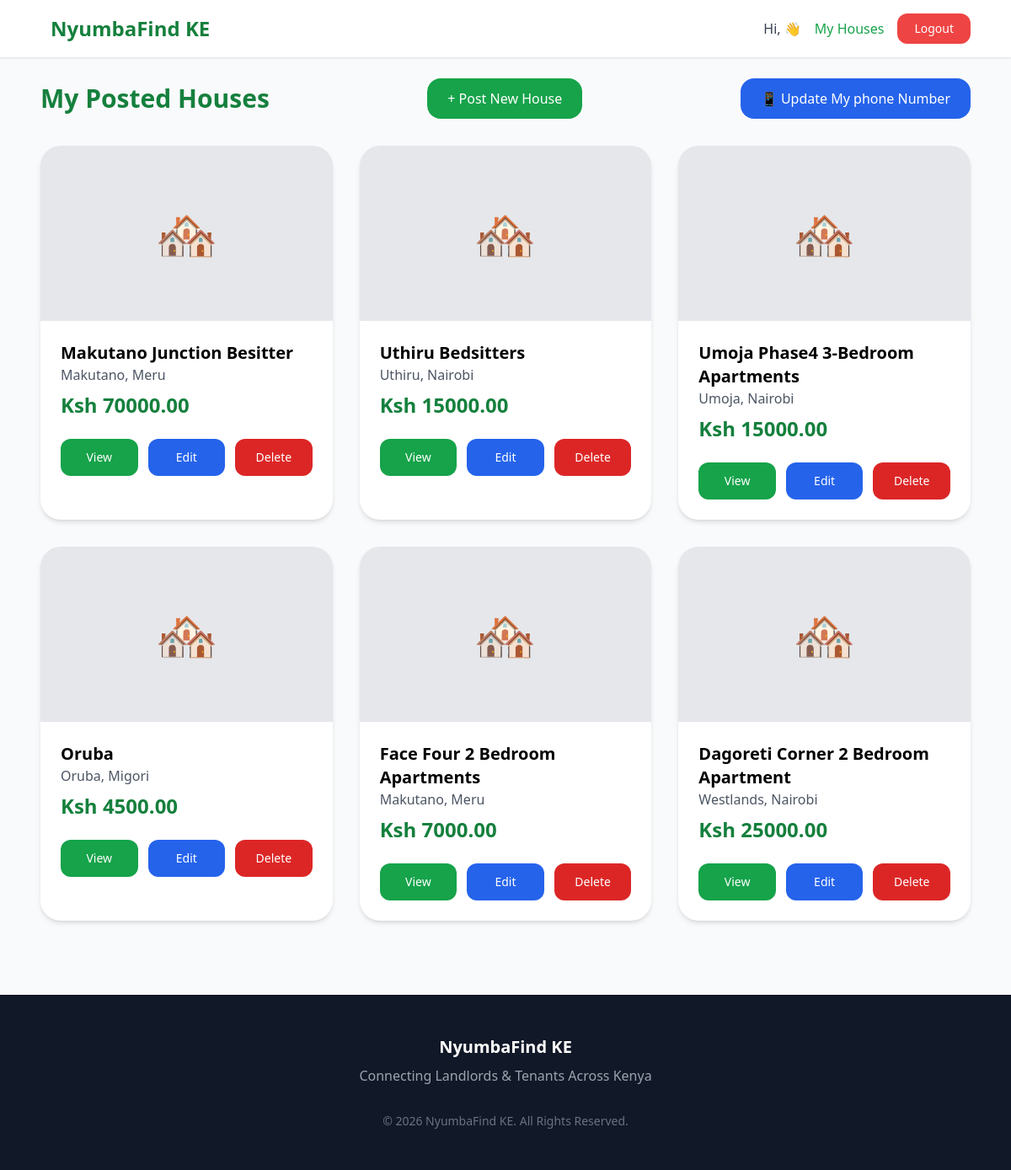
The app's page /my-properties/ (signed in), older data.
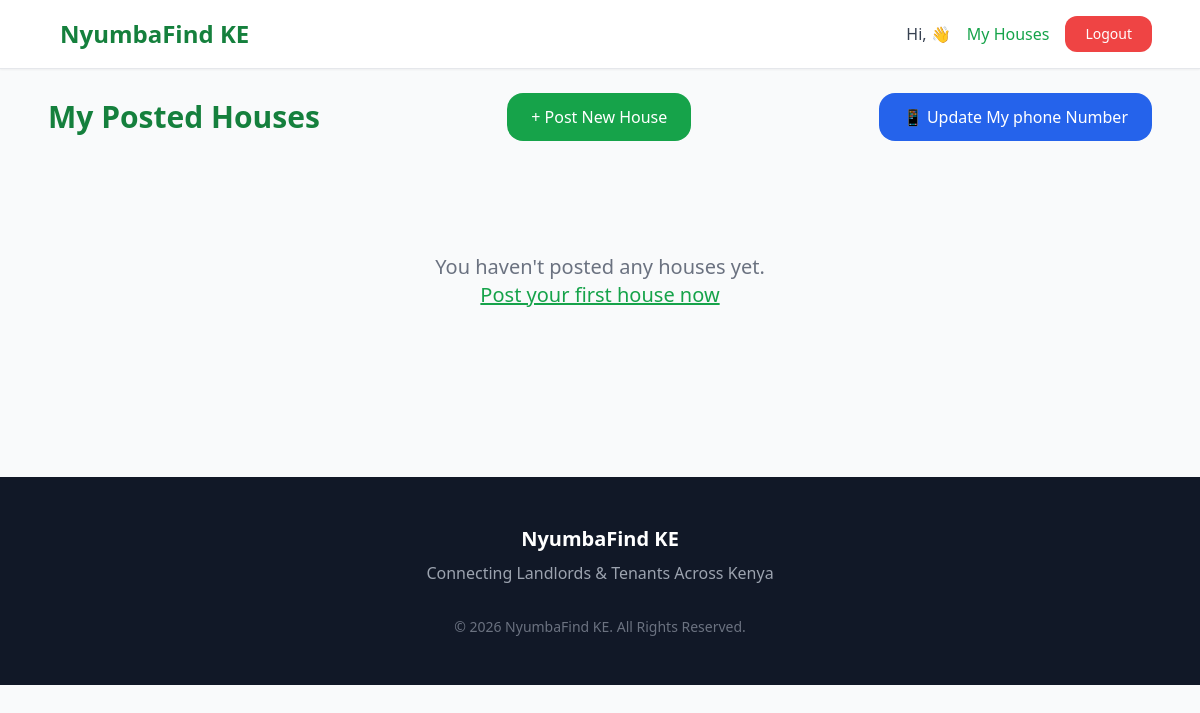
The same page, newer data.
### properties/models.py (models this page shows, shortened)
class Property(models.Model):
    title = models.CharField(max_length=200, verbose_name="Tittle")
    description = models.TextField(verbose_name="Description")
    county = models.CharField(max_length=100, verbose_name="County")
    town = models.CharField(max_length=100, verbose_name="Town")
    location = models.CharField(max_length=300, verbose_name="Exact location")
    bedrooms = models.IntegerField(verbose_name="Bedrooms")
    bathrooms = models.IntegerField(verbose_name="Bathrooms")
    price = models.DecimalField(max_digits=10, decimal_places=2, verbose_name="Rent per Month (Ksh)")
    is_available = models.BooleanField(default=True, verbose_name="Available?")
    landlord = models.ForeignKey(User, on_delete=models.CASCADE, related_name='properties')
    image = models.ImageField(upload_to='properties/', blank=True, null=True, verbose_name="House Photo")
    created_at = models.DateTimeField(auto_now_add=True)
    updated_at = models.DateTimeField(auto_now=True)
    class Meta:
        verbose_name = "Property"
        verbose_name_plural = "Properties"

### properties/views.py (the view)
# urls.py: path('my-properties/', views.my_properties, name='my_properties'),
@login_required(login_url='/login/')
def my_properties(request):
    properties = Property.objects.filter(landlord=request.user).order_by('-created_at')
    return render(request, 'my_properties.html', {'properties': properties})

### properties/templates/my_properties.html (shortened to what this page needs)
<div class="bg-white shadow-sm sticky top-0 z-50 border-b">
    <div class="max-w-6xl mx-auto px-6 py-4 flex justify-between items-center">
        <div class="flex items-center gap-3">
            <h1 class="text-2xl font-bold text-green-700">NyumbaFind KE</h1>
        </div>
        <div class="flex items-center gap-4">
            {% if user.is_authenticated %}
                <span class="text-gray-700">Hi, {{ user.name }} 👋</span>
                <a href="/my-properties/" class="text-green-600 hover:underline">My Houses</a>
                <a href="/logout/" class="bg-red-500 hover:bg-red-600 text-white px-5 py-2 rounded-xl text-sm font-medium">
                    Logout
                </a>
            {% else %}
                 <a href="/login/" class="text-green-600 hover:underline">Login</a>
                 <a href="/register/" class="bg-green-600 hover:bg-green-700 text-white px-5 py-2 rounded-xl text-sm font-medium">
                     Register
                 </a>
            {% endif %}
        </div>
    </div>
</div>
<!DOCTYPE html>
<html lang="sw">
<head>
    <script src="https://cdn.tailwindcss.com"></script>
</head>
<body class="bg-gray-50">
    <div class="max-w-6xl mx-auto p-6">
        <div class="flex justify-between items-center mb-8">
            <h1 class="text-3xl font-bold text-green-700">My Posted Houses</h1>
            <a href="/post-property/"
               class="bg-green-600 hover:bg-green-700 text-white px-6 py-3 rounded-2xl font-medium">
                + Post New House
            </a>
            <a href="/profile/"
               class="bg-blue-600 hover:bg-blue-700 text-white px-6 py-3 rounded-2xl font-medium">
                📱 Update My phone Number
            </a>
        </div>
        {% if properties %}
            <div class="grid grid-cols-1 md:grid-cols-2 lg:grid-cols-3 gap-8">
                {% for property in properties %}
                <div class="bg-white rounded-3xl shadow-md overflow-hidden">
                    {% if property.images.all %}
                        <img src="{{ property.images.first.image.url }}" class="w-full h-52 object-cover">
                    {% else %}
                        <div class="w-full h-52 bg-gray-200 flex items-center justify-center">
                            <span class="text-6xl">🏘️</span>
                        </div>
                    {% endif %}
                    <div class="p-6">
                        <h3 class="font-semibold text-xl">{{ property.title }}</h3>
                        <p class="text-gray-600">{{ property.town }}, {{ property.county }}</p>
                        <p class="text-2xl font-bold text-green-700 mt-2">Ksh {{ property.price }}</p>
                        <div class="flex gap-3 mt-6">
                            <a href="{% url 'property_detail' property.pk %}"
                               class="flex-1 text-center bg-green-600 text-white py-3 rounded-xl text-sm">
                                View
                            </a>
                            <a href="{% url 'edit_property' property.pk %}"
                               class="flex-1 text-center bg-blue-600 text-white py-3 rounded-xl text-sm font-medium">
                                Edit
                            </a>
                            <a href="{% url 'delete_property' property.pk %}"
                               class="flex-1 text-center bg-red-600 text-white py-3 rounded-xl text-sm font-medium">
                                Delete
                            </a>
                        </div>
                    </div>
                </div>
                {% endfor %}
            </div>
        {% else %}
            <p class="text-center text-gray-500 py-20 text-xl">
                You haven't posted any houses yet.<br>
                <a href="/post-property/" class="text-green-600 underline">Post your first house now</a>
            </p>
        {% endif %}
    </div>
</body>
</html>
<footer class="bg-gray-900 text-white py-12 mt-16">
    <div class="max-w-6xl mx-auto px-6 text-center">
        <p class="text-xl font-semibold mb-2">NyumbaFind KE</p>
        <P class="text-gray-400">Connecting Landlords & Tenants Across Kenya</P>
        <p class="text-sm text-gray-500 mt-8">© 2026 NyumbaFind KE. All Rights Reserved.</p>
    </div>
</footer>

Row changes from the older to the newer data that the page shows:
removed Property: title "Makutano Junction Besitter", town "Makutano", county "Meru", price "70000.00"
removed Property: title "Uthiru Bedsitters", town "Uthiru", county "Nairobi", price "15000.00"
removed Property: title "Umoja Phase4 3-Bedroom Apartments", town "Umoja", county "Nairobi", price "15000.00"
removed Property: title "Oruba", town "Oruba", county "Migori", price "4500.00"
removed Property: title "Face Four 2 Bedroom Apartments", town "Makutano", county "Meru", price "7000.00"
removed Property: title "Dagoreti Corner 2 Bedroom Apartment", town "Westlands", county "Nairobi", price "25000.00"
Text that changed along with them:
text now shown: "You haven't posted any houses yet. Post your first house now"
